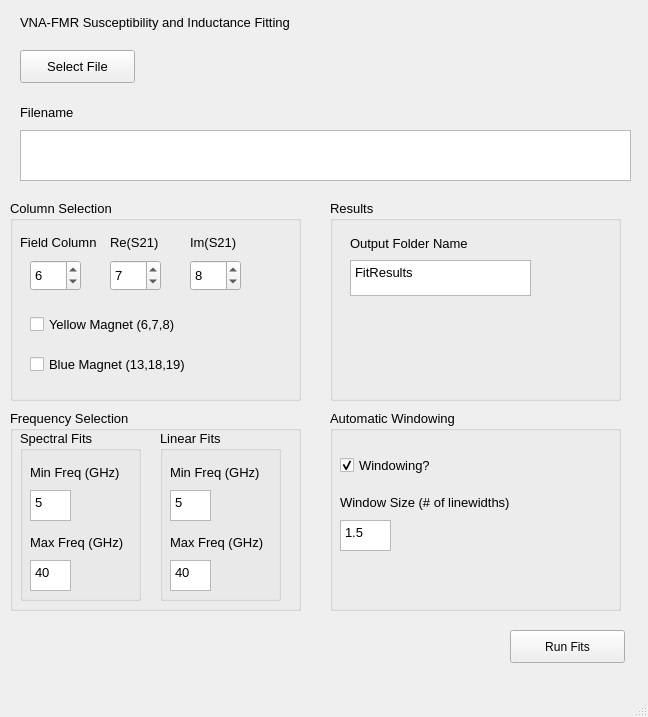
<?xml version="1.0" encoding="UTF-8"?>
<ui version="4.0">
 <class>MainWindow</class>
 <widget class="QMainWindow" name="MainWindow">
  <property name="geometry">
   <rect>
    <x>0</x>
    <y>0</y>
    <width>648</width>
    <height>717</height>
   </rect>
  </property>
  <property name="windowTitle">
   <string>MainWindow</string>
  </property>
  <widget class="QWidget" name="centralwidget">
   <widget class="QPushButton" name="run_button">
    <property name="geometry">
     <rect>
      <x>510</x>
      <y>630</y>
      <width>115</width>
      <height>33</height>
     </rect>
    </property>
    <property name="text">
     <string>Run Fits</string>
    </property>
   </widget>
   <widget class="QLabel" name="gui_title">
    <property name="geometry">
     <rect>
      <x>20</x>
      <y>10</y>
      <width>451</width>
      <height>25</height>
     </rect>
    </property>
    <property name="font">
     <font>
      <pointsize>10</pointsize>
     </font>
    </property>
    <property name="text">
     <string>VNA-FMR Susceptibility and Inductance Fitting</string>
    </property>
   </widget>
   <widget class="QGroupBox" name="Window_Container">
    <property name="geometry">
     <rect>
      <x>330</x>
      <y>410</y>
      <width>291</width>
      <height>201</height>
     </rect>
    </property>
    <property name="font">
     <font>
      <pointsize>10</pointsize>
     </font>
    </property>
    <property name="title">
     <string>Automatic Windowing</string>
    </property>
    <widget class="QLabel" name="windowSize_label">
     <property name="geometry">
      <rect>
       <x>10</x>
       <y>80</y>
       <width>181</width>
       <height>25</height>
      </rect>
     </property>
     <property name="font">
      <font>
       <pointsize>10</pointsize>
      </font>
     </property>
     <property name="text">
      <string>Window Size (# of linewidths)</string>
     </property>
    </widget>
    <widget class="QCheckBox" name="window_bool">
     <property name="geometry">
      <rect>
       <x>10</x>
       <y>40</y>
       <width>141</width>
       <height>31</height>
      </rect>
     </property>
     <property name="font">
      <font>
       <pointsize>10</pointsize>
      </font>
     </property>
     <property name="text">
      <string>Windowing?</string>
     </property>
     <property name="checked">
      <bool>true</bool>
     </property>
    </widget>
    <widget class="QTextEdit" name="window_size">
     <property name="geometry">
      <rect>
       <x>10</x>
       <y>110</y>
       <width>51</width>
       <height>31</height>
      </rect>
     </property>
     <property name="font">
      <font>
       <pointsize>10</pointsize>
      </font>
     </property>
     <property name="html">
      <string>&lt;!DOCTYPE HTML PUBLIC &quot;-//W3C//DTD HTML 4.0//EN&quot; &quot;http://www.w3.org/TR/REC-html40/strict.dtd&quot;&gt;
&lt;html&gt;&lt;head&gt;&lt;meta name=&quot;qrichtext&quot; content=&quot;1&quot; /&gt;&lt;style type=&quot;text/css&quot;&gt;
p, li { white-space: pre-wrap; }
&lt;/style&gt;&lt;/head&gt;&lt;body style=&quot; font-family:'MS Shell Dlg 2'; font-size:10pt; font-weight:400; font-style:normal;&quot;&gt;
&lt;p style=&quot; margin-top:0px; margin-bottom:0px; margin-left:0px; margin-right:0px; -qt-block-indent:0; text-indent:0px;&quot;&gt;1.5&lt;/p&gt;&lt;/body&gt;&lt;/html&gt;</string>
     </property>
    </widget>
   </widget>
   <widget class="QGroupBox" name="Freq_Container">
    <property name="geometry">
     <rect>
      <x>10</x>
      <y>410</y>
      <width>291</width>
      <height>201</height>
     </rect>
    </property>
    <property name="font">
     <font>
      <pointsize>10</pointsize>
     </font>
    </property>
    <property name="title">
     <string>Frequency Selection</string>
    </property>
    <widget class="QLabel" name="f_max_label">
     <property name="geometry">
      <rect>
       <x>20</x>
       <y>120</y>
       <width>101</width>
       <height>25</height>
      </rect>
     </property>
     <property name="font">
      <font>
       <pointsize>10</pointsize>
      </font>
     </property>
     <property name="text">
      <string>Max Freq (GHz)</string>
     </property>
    </widget>
    <widget class="QLabel" name="f_min_label">
     <property name="geometry">
      <rect>
       <x>20</x>
       <y>50</y>
       <width>101</width>
       <height>25</height>
      </rect>
     </property>
     <property name="font">
      <font>
       <pointsize>10</pointsize>
      </font>
     </property>
     <property name="text">
      <string>Min Freq (GHz)</string>
     </property>
    </widget>
    <widget class="QTextEdit" name="f_min">
     <property name="geometry">
      <rect>
       <x>20</x>
       <y>80</y>
       <width>41</width>
       <height>31</height>
      </rect>
     </property>
     <property name="font">
      <font>
       <pointsize>10</pointsize>
      </font>
     </property>
     <property name="html">
      <string>&lt;!DOCTYPE HTML PUBLIC &quot;-//W3C//DTD HTML 4.0//EN&quot; &quot;http://www.w3.org/TR/REC-html40/strict.dtd&quot;&gt;
&lt;html&gt;&lt;head&gt;&lt;meta name=&quot;qrichtext&quot; content=&quot;1&quot; /&gt;&lt;style type=&quot;text/css&quot;&gt;
p, li { white-space: pre-wrap; }
&lt;/style&gt;&lt;/head&gt;&lt;body style=&quot; font-family:'MS Shell Dlg 2'; font-size:10pt; font-weight:400; font-style:normal;&quot;&gt;
&lt;p style=&quot; margin-top:0px; margin-bottom:0px; margin-left:0px; margin-right:0px; -qt-block-indent:0; text-indent:0px;&quot;&gt;5&lt;/p&gt;&lt;/body&gt;&lt;/html&gt;</string>
     </property>
    </widget>
    <widget class="QTextEdit" name="f_max">
     <property name="geometry">
      <rect>
       <x>20</x>
       <y>150</y>
       <width>41</width>
       <height>31</height>
      </rect>
     </property>
     <property name="font">
      <font>
       <pointsize>10</pointsize>
      </font>
     </property>
     <property name="html">
      <string>&lt;!DOCTYPE HTML PUBLIC &quot;-//W3C//DTD HTML 4.0//EN&quot; &quot;http://www.w3.org/TR/REC-html40/strict.dtd&quot;&gt;
&lt;html&gt;&lt;head&gt;&lt;meta name=&quot;qrichtext&quot; content=&quot;1&quot; /&gt;&lt;style type=&quot;text/css&quot;&gt;
p, li { white-space: pre-wrap; }
&lt;/style&gt;&lt;/head&gt;&lt;body style=&quot; font-family:'MS Shell Dlg 2'; font-size:10pt; font-weight:400; font-style:normal;&quot;&gt;
&lt;p style=&quot; margin-top:0px; margin-bottom:0px; margin-left:0px; margin-right:0px; -qt-block-indent:0; text-indent:0px;&quot;&gt;40&lt;/p&gt;&lt;/body&gt;&lt;/html&gt;</string>
     </property>
    </widget>
    <widget class="QGroupBox" name="Linear_Container">
     <property name="geometry">
      <rect>
       <x>150</x>
       <y>20</y>
       <width>121</width>
       <height>171</height>
      </rect>
     </property>
     <property name="title">
      <string>Linear Fits</string>
     </property>
     <widget class="QTextEdit" name="f_min_lin">
      <property name="geometry">
       <rect>
        <x>10</x>
        <y>60</y>
        <width>41</width>
        <height>31</height>
       </rect>
      </property>
      <property name="font">
       <font>
        <pointsize>10</pointsize>
       </font>
      </property>
      <property name="html">
       <string>&lt;!DOCTYPE HTML PUBLIC &quot;-//W3C//DTD HTML 4.0//EN&quot; &quot;http://www.w3.org/TR/REC-html40/strict.dtd&quot;&gt;
&lt;html&gt;&lt;head&gt;&lt;meta name=&quot;qrichtext&quot; content=&quot;1&quot; /&gt;&lt;style type=&quot;text/css&quot;&gt;
p, li { white-space: pre-wrap; }
&lt;/style&gt;&lt;/head&gt;&lt;body style=&quot; font-family:'MS Shell Dlg 2'; font-size:10pt; font-weight:400; font-style:normal;&quot;&gt;
&lt;p style=&quot; margin-top:0px; margin-bottom:0px; margin-left:0px; margin-right:0px; -qt-block-indent:0; text-indent:0px;&quot;&gt;5&lt;/p&gt;&lt;/body&gt;&lt;/html&gt;</string>
      </property>
     </widget>
     <widget class="QTextEdit" name="f_max_lin">
      <property name="geometry">
       <rect>
        <x>10</x>
        <y>130</y>
        <width>41</width>
        <height>31</height>
       </rect>
      </property>
      <property name="font">
       <font>
        <pointsize>10</pointsize>
       </font>
      </property>
      <property name="html">
       <string>&lt;!DOCTYPE HTML PUBLIC &quot;-//W3C//DTD HTML 4.0//EN&quot; &quot;http://www.w3.org/TR/REC-html40/strict.dtd&quot;&gt;
&lt;html&gt;&lt;head&gt;&lt;meta name=&quot;qrichtext&quot; content=&quot;1&quot; /&gt;&lt;style type=&quot;text/css&quot;&gt;
p, li { white-space: pre-wrap; }
&lt;/style&gt;&lt;/head&gt;&lt;body style=&quot; font-family:'MS Shell Dlg 2'; font-size:10pt; font-weight:400; font-style:normal;&quot;&gt;
&lt;p style=&quot; margin-top:0px; margin-bottom:0px; margin-left:0px; margin-right:0px; -qt-block-indent:0; text-indent:0px;&quot;&gt;40&lt;/p&gt;&lt;/body&gt;&lt;/html&gt;</string>
      </property>
     </widget>
     <widget class="QLabel" name="f_min_label_2">
      <property name="geometry">
       <rect>
        <x>10</x>
        <y>30</y>
        <width>101</width>
        <height>25</height>
       </rect>
      </property>
      <property name="font">
       <font>
        <pointsize>10</pointsize>
       </font>
      </property>
      <property name="text">
       <string>Min Freq (GHz)</string>
      </property>
     </widget>
     <widget class="QLabel" name="f_max_label_2">
      <property name="geometry">
       <rect>
        <x>10</x>
        <y>100</y>
        <width>101</width>
        <height>25</height>
       </rect>
      </property>
      <property name="font">
       <font>
        <pointsize>10</pointsize>
       </font>
      </property>
      <property name="text">
       <string>Max Freq (GHz)</string>
      </property>
     </widget>
    </widget>
    <widget class="QGroupBox" name="Spectral_Container">
     <property name="geometry">
      <rect>
       <x>10</x>
       <y>20</y>
       <width>121</width>
       <height>171</height>
      </rect>
     </property>
     <property name="title">
      <string>Spectral Fits</string>
     </property>
    </widget>
    <zorder>Spectral_Container</zorder>
    <zorder>f_max_label</zorder>
    <zorder>f_min_label</zorder>
    <zorder>f_min</zorder>
    <zorder>f_max</zorder>
    <zorder>Linear_Container</zorder>
   </widget>
   <widget class="QGroupBox" name="Column_Container">
    <property name="geometry">
     <rect>
      <x>10</x>
      <y>200</y>
      <width>291</width>
      <height>201</height>
     </rect>
    </property>
    <property name="font">
     <font>
      <pointsize>10</pointsize>
     </font>
    </property>
    <property name="title">
     <string>Column Selection</string>
    </property>
    <widget class="QCheckBox" name="blue_cols_bool">
     <property name="geometry">
      <rect>
       <x>20</x>
       <y>150</y>
       <width>241</width>
       <height>29</height>
      </rect>
     </property>
     <property name="font">
      <font>
       <pointsize>10</pointsize>
      </font>
     </property>
     <property name="text">
      <string>Blue Magnet (13,18,19)</string>
     </property>
    </widget>
    <widget class="QLabel" name="fieldColLabel">
     <property name="geometry">
      <rect>
       <x>10</x>
       <y>30</y>
       <width>81</width>
       <height>25</height>
      </rect>
     </property>
     <property name="font">
      <font>
       <pointsize>10</pointsize>
      </font>
     </property>
     <property name="text">
      <string>Field Column</string>
     </property>
    </widget>
    <widget class="QCheckBox" name="yellow_cols_bool">
     <property name="geometry">
      <rect>
       <x>20</x>
       <y>110</y>
       <width>231</width>
       <height>29</height>
      </rect>
     </property>
     <property name="font">
      <font>
       <pointsize>10</pointsize>
      </font>
     </property>
     <property name="text">
      <string>Yellow Magnet (6,7,8)</string>
     </property>
    </widget>
    <widget class="QSpinBox" name="reS21_col">
     <property name="geometry">
      <rect>
       <x>100</x>
       <y>60</y>
       <width>51</width>
       <height>31</height>
      </rect>
     </property>
     <property name="font">
      <font>
       <pointsize>10</pointsize>
      </font>
     </property>
     <property name="value">
      <number>7</number>
     </property>
    </widget>
    <widget class="QSpinBox" name="imS21_col">
     <property name="geometry">
      <rect>
       <x>180</x>
       <y>60</y>
       <width>51</width>
       <height>31</height>
      </rect>
     </property>
     <property name="font">
      <font>
       <pointsize>10</pointsize>
      </font>
     </property>
     <property name="value">
      <number>8</number>
     </property>
    </widget>
    <widget class="QLabel" name="imS21ColLabel">
     <property name="geometry">
      <rect>
       <x>180</x>
       <y>30</y>
       <width>51</width>
       <height>25</height>
      </rect>
     </property>
     <property name="font">
      <font>
       <pointsize>10</pointsize>
      </font>
     </property>
     <property name="text">
      <string>Im(S21)</string>
     </property>
    </widget>
    <widget class="QLabel" name="reS21ColLabel">
     <property name="geometry">
      <rect>
       <x>100</x>
       <y>30</y>
       <width>51</width>
       <height>25</height>
      </rect>
     </property>
     <property name="font">
      <font>
       <pointsize>10</pointsize>
      </font>
     </property>
     <property name="text">
      <string>Re(S21)</string>
     </property>
    </widget>
    <widget class="QSpinBox" name="field_col">
     <property name="geometry">
      <rect>
       <x>20</x>
       <y>60</y>
       <width>51</width>
       <height>31</height>
      </rect>
     </property>
     <property name="font">
      <font>
       <pointsize>10</pointsize>
      </font>
     </property>
     <property name="value">
      <number>6</number>
     </property>
    </widget>
   </widget>
   <widget class="QPushButton" name="fileSelect_button">
    <property name="geometry">
     <rect>
      <x>20</x>
      <y>50</y>
      <width>115</width>
      <height>33</height>
     </rect>
    </property>
    <property name="font">
     <font>
      <pointsize>10</pointsize>
     </font>
    </property>
    <property name="text">
     <string>Select File</string>
    </property>
   </widget>
   <widget class="QTextEdit" name="filename_display">
    <property name="geometry">
     <rect>
      <x>20</x>
      <y>130</y>
      <width>611</width>
      <height>51</height>
     </rect>
    </property>
    <property name="font">
     <font>
      <pointsize>10</pointsize>
     </font>
    </property>
   </widget>
   <widget class="QLabel" name="filename_label">
    <property name="geometry">
     <rect>
      <x>20</x>
      <y>100</y>
      <width>89</width>
      <height>25</height>
     </rect>
    </property>
    <property name="font">
     <font>
      <pointsize>10</pointsize>
     </font>
    </property>
    <property name="text">
     <string>Filename</string>
    </property>
   </widget>
   <widget class="QGroupBox" name="ResultsContainer">
    <property name="geometry">
     <rect>
      <x>330</x>
      <y>200</y>
      <width>291</width>
      <height>201</height>
     </rect>
    </property>
    <property name="font">
     <font>
      <pointsize>10</pointsize>
     </font>
    </property>
    <property name="title">
     <string>Results</string>
    </property>
    <widget class="QTextEdit" name="outputDir">
     <property name="geometry">
      <rect>
       <x>20</x>
       <y>60</y>
       <width>181</width>
       <height>36</height>
      </rect>
     </property>
     <property name="font">
      <font>
       <pointsize>10</pointsize>
      </font>
     </property>
     <property name="html">
      <string>&lt;!DOCTYPE HTML PUBLIC &quot;-//W3C//DTD HTML 4.0//EN&quot; &quot;http://www.w3.org/TR/REC-html40/strict.dtd&quot;&gt;
&lt;html&gt;&lt;head&gt;&lt;meta name=&quot;qrichtext&quot; content=&quot;1&quot; /&gt;&lt;style type=&quot;text/css&quot;&gt;
p, li { white-space: pre-wrap; }
&lt;/style&gt;&lt;/head&gt;&lt;body style=&quot; font-family:'MS Shell Dlg 2'; font-size:10pt; font-weight:400; font-style:normal;&quot;&gt;
&lt;p style=&quot; margin-top:0px; margin-bottom:0px; margin-left:0px; margin-right:0px; -qt-block-indent:0; text-indent:0px;&quot;&gt;FitResults&lt;/p&gt;&lt;/body&gt;&lt;/html&gt;</string>
     </property>
    </widget>
    <widget class="QLabel" name="label">
     <property name="geometry">
      <rect>
       <x>20</x>
       <y>35</y>
       <width>161</width>
       <height>16</height>
      </rect>
     </property>
     <property name="font">
      <font>
       <pointsize>10</pointsize>
      </font>
     </property>
     <property name="text">
      <string>Output Folder Name</string>
     </property>
    </widget>
   </widget>
  </widget>
  <widget class="QMenuBar" name="menubar">
   <property name="geometry">
    <rect>
     <x>0</x>
     <y>0</y>
     <width>648</width>
     <height>21</height>
    </rect>
   </property>
  </widget>
  <widget class="QStatusBar" name="statusbar"/>
 </widget>
 <resources/>
 <connections/>
</ui>
